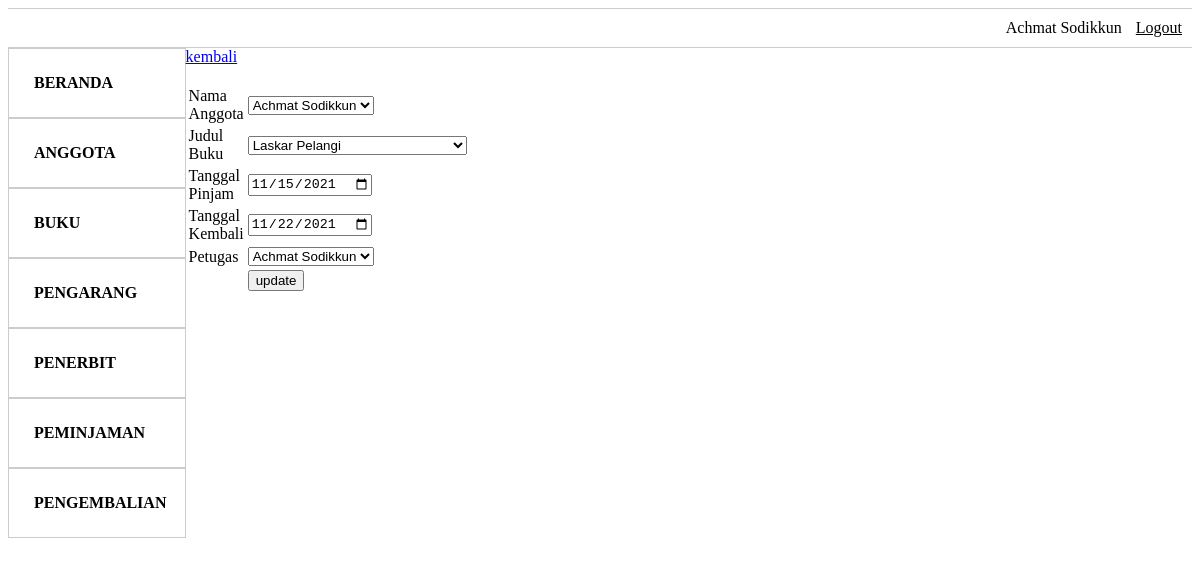
The page /admin/edit_peminjaman.php?id=1 (signed in) on the database its author committed.
### tables this page shows
CREATE TABLE `petugas` (
  `id` int(11) NOT NULL,
  `username` varchar(45) DEFAULT NULL,
  `password` varchar(45) DEFAULT NULL,
  `nama_petugas` varchar(100) DEFAULT NULL,
  `telp_petugas` varchar(12) DEFAULT NULL,
  `alamat_petugas` tinytext DEFAULT NULL
);

CREATE TABLE `buku` (
  `id_buku` int(11) NOT NULL,
  `judul` varchar(100) DEFAULT NULL,
  `tahun_terbit` int(11) DEFAULT NULL,
  `jumlah` int(11) DEFAULT NULL,
  `isbn` varchar(45) DEFAULT NULL,
  `pengarang_id` int(11) NOT NULL,
  `penerbit_id` int(11) NOT NULL
);

CREATE TABLE `peminjaman` (
  `id_peminjaman` int(11) NOT NULL,
  `tanggal_pinjam` date DEFAULT NULL,
  `tanggal_kembali` date DEFAULT NULL,
  `anggota_id` int(11) NOT NULL,
  `petugas_id` int(11) NOT NULL
);

### admin/edit_peminjaman.php (the view, shortened to what this page needs)
<?php
include_once("../koneksi.php");
?>
<?php
$id = $_GET['id'];
$data = mysqli_query($mysqli, "SELECT b.judul,b.id_buku,a.id_anggota,a.nama_anggota,t.id,t.nama_petugas,p.tanggal_pinjam,p.tanggal_kembali,p.id_peminjaman FROM((peminjaman p INNER JOIN anggota a ON p.anggota_id = a.id_anggota) INNER JOIN petugas t ON p.petugas_id = t.id),peminjaman_detail d,buku b WHERE d.buku_id=b.id_buku AND d.peminjaman_id=p.id_peminjaman AND id_peminjaman=$id");
while($tampil = mysqli_fetch_array($data))
{
    $anggota = $tampil['id_anggota'];
    $pinjam = $tampil['tanggal_pinjam'];
    $kembali = $tampil['tanggal_kembali'];
    $buku = $tampil['id_buku'];
}
?>
<html>
<head>
</head>
 <?php
        $user = $_SESSION['username'];
        $datapetugas = mysqli_query($mysqli, "SELECT * FROM petugas WHERE username = '$user'");
        $petugas = mysqli_fetch_array($datapetugas);
?>
<body>
<ul class="menu">
 <li><?php echo $petugas['nama_petugas']; ?></li>
  <li><a href="../logout.php">Logout</a></li>
</ul>
<ul class="sidebar">
    <li><a href="index.php">Beranda</a></li>
    <li><a href="anggota.php">Anggota</a></li>
    <li><a href="buku.php">Buku</a></li>
    <li><a href="pengarang.php">Pengarang</a></li>
    <li><a href="penerbit.php">Penerbit</a></li>
    <li><a href="peminjaman.php">Peminjaman</a></li>
    <li><a href="pengembalian.php">Pengembalian</a></li>
  </ul>
  <div class= "tabel">
    <a href="peminjaman.php">kembali</a>
    <br/><br/>
    <form name="update_user" method="post" action="edit_peminjaman.php">
            <table width="25%" border="0">
            <tr>
                <td>Nama Anggota</td>
                <td>
                    <select name="anggota" id="anggota">
                    <?php
                    $datauser = mysqli_query($mysqli, "SELECT * FROM anggota");
                    while($tampiluser = mysqli_fetch_array($datauser)) {
                    ?>
                    <option <?php if ($tampiluser['id_anggota'] == $anggota) { echo 'selected'; }?> value="<?=$tampiluser['id_anggota']?>"><?=$tampiluser['nama_anggota']?></option>
                    <?php
                    }
                    ?>
                    </select>
                </td>
            </tr>
            <tr>
                <td>Judul Buku</td>
                <td><select name="buku" id="buku">
 <?php
 $data_user = mysqli_query($mysqli, "SELECT * FROM buku");
 while($tampil_user = mysqli_fetch_array($data_user)) {
 ?>
   <option <?php if ($tampil_user['id_buku'] == $buku) { echo 'selected'; }?> value="<?=$tampil_user['id_buku']?>"><?=$tampil_user['judul']?></option>
 <?php
  }
 ?>
  </select></td>
            </tr>
            <tr>
                <td>Tanggal Pinjam</td>
                <td><input type="date" name="pinjam" value="<?php echo $pinjam;?>"></td>
            </tr>
            <tr>
                <td>Tanggal Kembali</td>
                <td><input type="date" name="kembali" value="<?php echo $kembali;?>"></td>
            </tr>
            <tr>
                <td>Petugas</td>
                <td><select name="admin" id="admin" readonly>
                <option value="<?=$petugas['id']?>" selected><?=$petugas['nama_petugas']?></option>
  </select></td>
            </tr>
            <tr>
                <td><input type="hidden" name="id" value=<?php echo $_GET['id'];?>></td>
                <td><input type="submit" name="update" value="update"></td>
            </tr>
        </table>
    </form>
</div>
</body>
</html>

### admin/edit_peminjaman.php (style rules this page uses)
.menu { border:1px solid #ccc; border-width:1px 0; list-style:none; margin:0; padding:0; text-align:right; }
.menu li { display:inline; }
.menu a { display:inline-block; padding:10px; color:black; }
.sidebar { margin:0; padding:0; height: 100vh; width: 15%; list-style: none; float: left; }
.sidebar li a { display: block; padding: 25px; text-decoration: none; color: black; font-weight: bold; text-transform: uppercase; border: 1px solid #ccc; }
.tabel { width: 85%; float: right; }

### rows shown on the page
petugas: nama_petugas "Achmat Sodikkun", admin "Achmat Sodikkun"
buku: pinjam "11/15/2021", kembali "11/22/2021"

### other values the page prints
form field anggota "Achmat Sodikkun"
form field buku "Laskar Pelangi"
